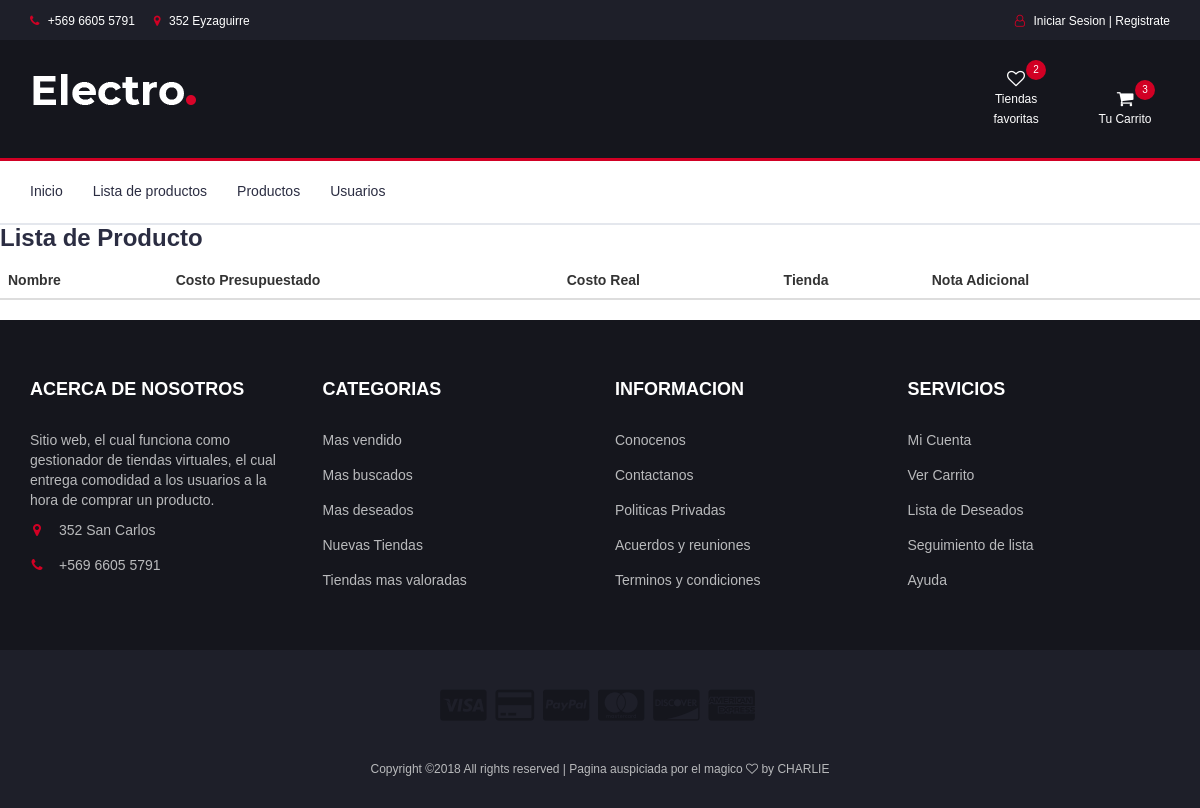
Before: /listarProducto/ with the older database file.
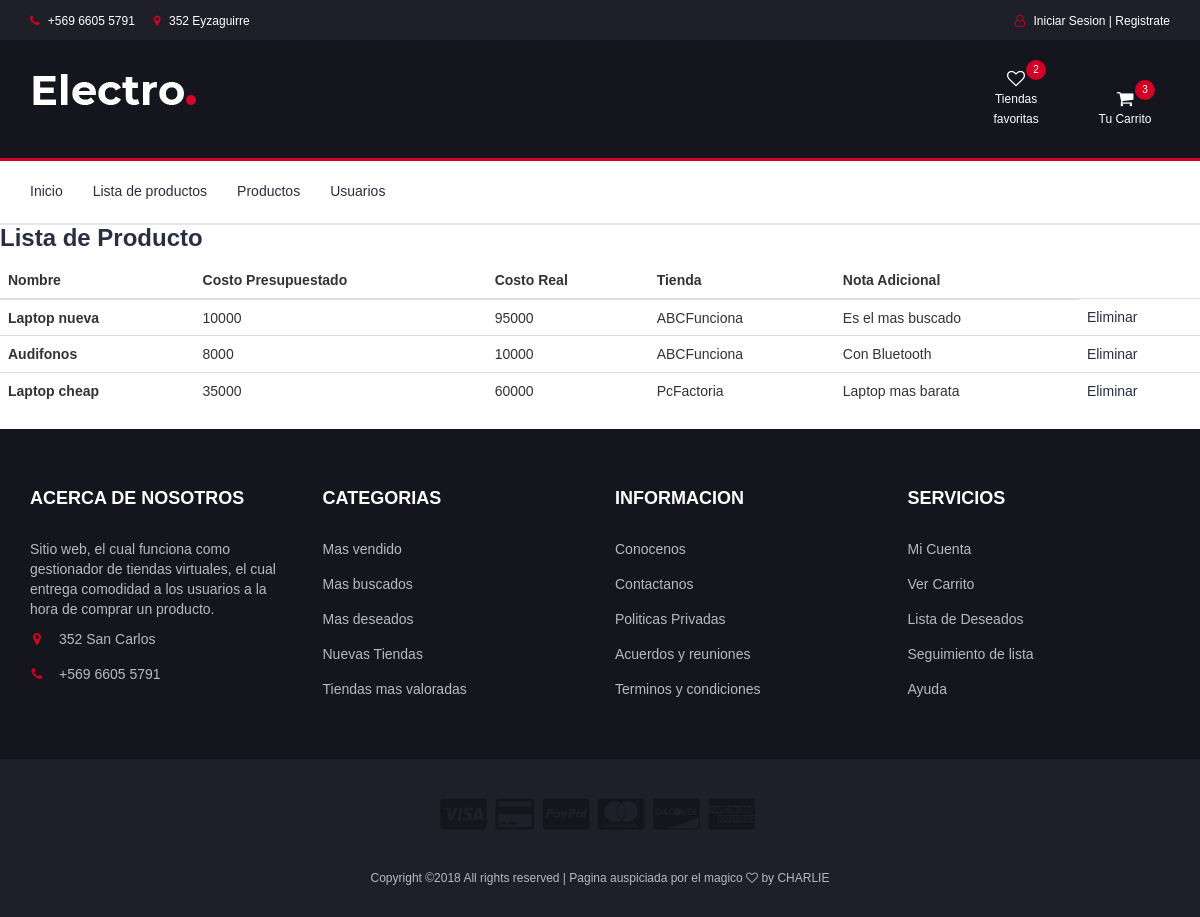
After: the same page with the newer database file.
### core/models.py (models this page shows, shortened)
class Producto(models.Model):
    nombreProducto = models.CharField(max_length=150)
    costoPresupuestado = models.IntegerField()
    costoReal = models.IntegerField()
    tienda = (('Seleccionar','Seleccionar'),('PcFactoria','PcFactoria'),('ABCFunciona','ABCFunciona'),('Me109cito','Me109cito'))
    tienda = models.CharField(max_length=50,choices=tienda,default="Seleccionar",verbose_name='Tienda')
    notaAdicional = models.CharField(max_length=150)
    class  Meta:
        verbose_name = "Producto"
        verbose_name_plural = "Productos"

### core/views.py (the view)
# urls.py: path('listarProducto/',listarProducto,name="listarProducto"),
def listarProducto(request):
    produ = Producto.objects.all()
    return render(request,'core/listar_producto.html',{
        'productos':produ})

### core/templates/core/listar_producto.html (shortened to what this page needs)
{% extends "core/base.html" %}
{% block contenido %}
{% load static %}
	<div><h3>Lista de Producto</h1></div>
		<div>
			<table class="table table-sm">
				<thead>
					<tr>
						<th scope="col">Nombre</th>
						<th scope="col">Costo Presupuestado</th>
						<th scope="col">Costo Real</th>
						<th scope="col">Tienda</th>
						<th scope="col">Nota Adicional</th>
					</tr>
				</thead>
				<tbody>
					{% for p in productos %}
					<tr>
						<th scope="row">{{p.nombreProducto}}</th>
						<td>{{p.costoPresupuestado}}</td>
						<td>{{p.costoReal}}</td>
						<td>{{p.tienda}}</td>
						<td>{{p.notaAdicional}}</td>
						<td>
							<a href="{% url 'eliminarProducto' p.id %}">Eliminar</a>
						</td>
					</tr>
					{% endfor %}
				</tbody>
			</table>
		</div>
{% endblock contenido %}

### core/templates/core/base.html (shortened to what this page needs)
<!DOCTYPE html>
<html lang="en">
		{% load pwa %}
<head>
    {% load static %}
	<link rel="stylesheet" href="{% static 'core/css/bootstrap.min.css' %}">
	<link rel="stylesheet" href="{% static 'core/css/google.css' %}">
	<link rel="stylesheet" href="{% static 'core/css/estilos.css' %}">
	<link rel="stylesheet" href="{% static 'core/css/slick.css' %}">
	<link rel="stylesheet" href="{% static 'core/css/slick-theme.css' %}">
	<link rel="stylesheet" href="{% static 'core/css/nouislider.min.css' %}">
	<link rel="stylesheet" href="{% static 'core/css/font-awesome.min.css' %}">
	<link rel="stylesheet" href="{% static 'core/css/style.css' %}">
</head>
<body>
		<header>
			<div id="top-header">
				<div class="container">
					<ul class="header-links pull-left">
						<li><a href="#"><i class="fa fa-phone"></i> +569 6605 5791</a></li>
						{% if request.user.is_authenticated %}
						<li><a href="#"><i class="fa fa-envelope-o"></i> {{ request.user.email }}</a></li>
						<li><a href="#"><i class="fa fa-map-marker"></i> 352 Eyzaguirre</a></li>
						{% else %}
						<li><a href="#"><i class="fa fa-map-marker"></i> 352 Eyzaguirre</a></li>
						{% endif %}
					</ul>
					<ul class="header-links pull-right">
						{% if request.user.is_authenticated %}
						<li><a href="{% url 'login' %}"><i class="fa fa-user-o"></i> Usuario: {{ request.user.first_name }}</a></li>
						<li><a href="{% url 'logout' %}"><i class="fa fa-user-o"></i> Cerrar Sesion</a></li>
						{% else %}
						<li><a href="{% url 'login' %}"><i class="fa fa-user-o"></i> Iniciar Sesion |</a> <a href="{% url 'register' %}">Registrate</a> </li>
						{% endif %}
					</ul>
				</div>
			</div>
			<div id="header">
				<div class="container">
					<div class="row">
						<div class="col-md-3">
							<div class="header-logo">
								<a href="{% url 'home' %}" class="logo">
										<img src="{% static 'core/imagenes/logo.png' %}" alt="">
								</a>
							</div>
						</div>
						<div class="col-md-6">
							<div class="header-search">
							</div>
						</div>
						<div class="col-md-3 clearfix">
							<div class="header-ctn">
								<div>
									<a href="#">
										<i class="fa fa-heart-o"></i>
										<span>Tiendas favoritas</span>
										<div class="qty">2</div>
									</a>
								</div>
								<div class="dropdown">
									<a class="dropdown-toggle" data-toggle="dropdown" aria-expanded="true">
										<i class="fa fa-shopping-cart"></i>
										<span>Tu Carrito</span>
										<div class="qty">3</div>
									</a>
								</div>
							</div>
						</div>
					</div>
				</div>
			</div>
		</header>
		<nav id="navigation">
			<div class="container">
				<div id="responsive-nav">
					<ul class="main-nav nav navbar-nav">
						<li><a href="{% url 'home' %}">Inicio</a></li>
						<li><a href="{% url 'listarProducto' %}">Lista de productos</a></li>
						<li><a href="{% url 'agregarProducto' %}">Productos</a></li>
						<li><a href="#">Usuarios</a></li>
					</ul>
				</div>
			</div>
		</nav>
 {% block contenido %}
 {% endblock contenido %}
		<footer id="footer">
			<div class="section">
				<div class="container">
					<div class="row">
						<div class="col-md-3 col-xs-6">
							<div class="footer">
								<h3 class="footer-title">Acerca de nosotros</h3>
								<p>Sitio web, el cual funciona como gestionador de tiendas virtuales, el cual entrega comodidad a los usuarios a la hora de comprar un producto.</p>
								<ul class="footer-links">
									<li><a href="#"><i class="fa fa-map-marker"></i>352 San Carlos</a></li>
									<li><a href="#"><i class="fa fa-phone"></i>+569 6605 5791</a></li>
								</ul>
							</div>
						</div>
						<div class="col-md-3 col-xs-6">
							<div class="footer">
								<h3 class="footer-title">Categorias</h3>
								<ul class="footer-links">
									<li><a href="#">Mas vendido</a></li>
									<li><a href="#">Mas buscados</a></li>
									<li><a href="#">Mas deseados</a></li>
									<li><a href="#">Nuevas Tiendas</a></li>
									<li><a href="#">Tiendas mas valoradas</a></li>
								</ul>
							</div>
						</div>
						<div class="col-md-3 col-xs-6">
							<div class="footer">
								<h3 class="footer-title">Informacion</h3>
								<ul class="footer-links">
									<li><a href="#">Conocenos</a></li>
									<li><a href="#">Contactanos</a></li>
									<li><a href="#">Politicas Privadas</a></li>
									<li><a href="#">Acuerdos y reuniones</a></li>
									<li><a href="#">Terminos y condiciones</a></li>
								</ul>
							</div>
						</div>
						<div class="col-md-3 col-xs-6">
							<div class="footer">
								<h3 class="footer-title">Servicios</h3>
								<ul class="footer-links">
									<li><a href="#">Mi Cuenta</a></li>
									<li><a href="#">Ver Carrito</a></li>
									<li><a href="#">Lista de Deseados</a></li>
									<li><a href="#">Seguimiento de lista</a></li>
									<li><a href="#">Ayuda</a></li>
								</ul>
							</div>
						</div>
					</div>
				</div>
			</div>
			<div id="bottom-footer" class="section">
				<div class="container">
					<div class="row">
						<div class="col-md-12 text-center">
							<ul class="footer-payments">
								<li><a href="#"><i class="fa fa-cc-visa"></i></a></li>
								<li><a href="#"><i class="fa fa-credit-card"></i></a></li>
								<li><a href="#"><i class="fa fa-cc-paypal"></i></a></li>
								<li><a href="#"><i class="fa fa-cc-mastercard"></i></a></li>
								<li><a href="#"><i class="fa fa-cc-discover"></i></a></li>
								<li><a href="#"><i class="fa fa-cc-amex"></i></a></li>
							</ul>
							<span class="copyright">
								Copyright &copy;<script>document.write(new Date().getFullYear());</script> All rights reserved | Pagina auspiciada por el magico <i class="fa fa-heart-o" aria-hidden="true"></i> by CHARLIE
							</span>
						</div>
					</div>
				</div>
			</div>
		</footer>
</body>
</html>

### core/static/core/css/style.css (style rules this page uses)
body { font-family: 'Montserrat', sans-serif; font-weight: 400; color: #333; }
h1, h2, h3, h4, h5, h6 { color: #2B2D42; font-weight: 700; margin: 0 0 10px; }
a { color: #2B2D42; font-weight: 500; -webkit-transition: 0.2s color; transition: 0.2s color; }
ul, ol { margin: 0; padding: 0; list-style: none }
.section { padding-top: 30px; padding-bottom: 30px; }
#top-header { padding-top: 10px; padding-bottom: 10px; background-color: #1E1F29; }
.header-links li { display: inline-block; margin-right: 15px; font-size: 12px; }
.header-links li:last-child { margin-right: 0px; }
.header-links li a { color: #FFF; }
.header-links li i { color: #D10024; margin-right: 5px; }
#header { padding-top: 15px; padding-bottom: 15px; background-color: #15161D; }
.header-logo { float: left; }
.header-logo .logo img { display: block; }
.header-search { padding: 15px 0px; }
.header-ctn { float: right; padding: 15px 0px; }
.header-ctn>div { display: inline-block; }
.header-ctn>div+div { margin-left: 15px; }
.header-ctn>div>a { display: block; position: relative; width: 90px; text-align: center; color: #FFF; }
.header-ctn>div>a>i { display: block; font-size: 18px; }
.header-ctn>div>a>span { font-size: 12px; }
.header-ctn>div>a>.qty { position: absolute; right: 15px; top: -10px; width: 20px; height: 20px; line-height: 20px; text-align: center; border-radius: 50%; font-size: 10px; color: #FFF; background-color: #D10024; }
#navigation { background: #FFF; border-bottom: 2px solid #E4E7ED; border-top: 3px solid #D10024; }
.main-nav>li+li { margin-left: 30px }
.main-nav>li>a { padding: 20px 0px; }
.main-nav>li>a:after { content: ""; display: block; width: 0%; height: 2px; background-color: #D10024; -webkit-transition: 0.2s all; transition: 0.2s all; }
#footer { background: #15161D; color: #B9BABC; }
#bottom-footer { background: #1E1F29; }
.footer { margin: 30px 0px; }
.footer .footer-title { color: #FFF; text-transform: uppercase; font-size: 18px; margin: 0px 0px 30px; }
.footer-links li+li { margin-top: 15px; }
.footer-links li a { color: #B9BABC; }
.footer-links li i { margin-right: 15px; color: #D10024; width: 14px; text-align: center; }
.copyright { margin-top: 30px; display: block; font-size: 12px; }
.footer-payments li { display: inline-block; margin-right: 5px; }
.footer-payments li a { color: #15161D; font-size: 36px; display: block; }

Changed rows visible on the page:
added Producto: nombreProducto "Laptop nueva", costoPresupuestado "10000", costoReal "95000", tienda "ABCFunciona", notaAdicional "Es el mas buscado"
added Producto: nombreProducto "Audifonos", costoPresupuestado "8000", costoReal "10000", tienda "ABCFunciona", notaAdicional "Con Bluetooth"
added Producto: nombreProducto "Laptop cheap", costoPresupuestado "35000", costoReal "60000", tienda "PcFactoria", notaAdicional "Laptop mas barata"
